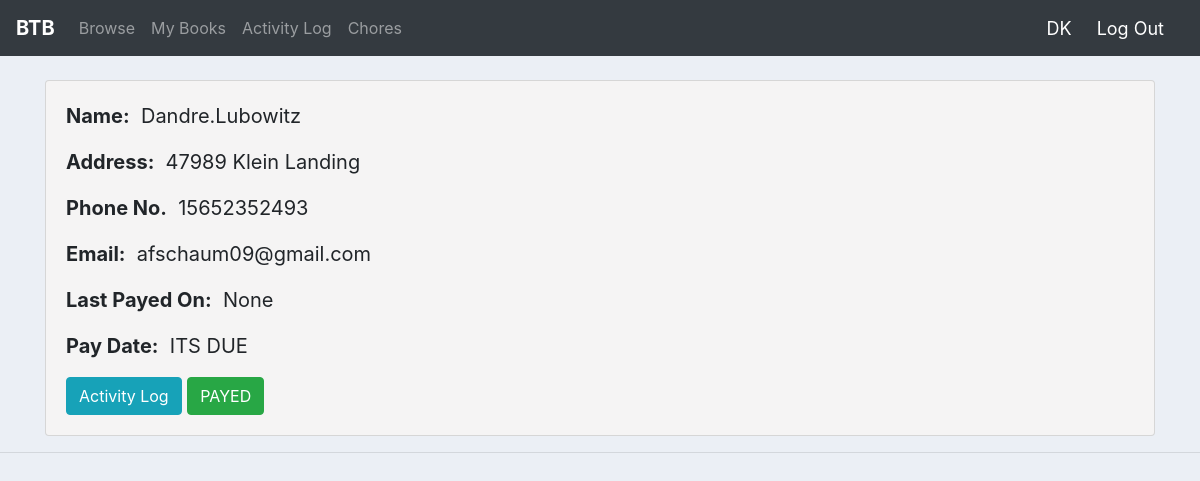
The page /userinfo/37/ (signed in) on the database its author committed.
### user/models.py (models this page shows, shortened)
class Customer(models.Model):
    user = models.OneToOneField(User, null = True, on_delete = models.CASCADE)
    name = models.CharField(max_length = 200, null = True)
    PhoneNo = models.CharField(max_length = 200, null = True)
    email = models.CharField(max_length = 200, null = True)
    Address = models.CharField(max_length = 10, null = True)
    DatePayed = models.DateField(null = True, blank = True)

### user/decorators.py (the view)
        def wrapper_func(request, *args, **kwargs):
            group = None
            if request.user.groups.exists():
                group = request.user.groups.all()[0].name
            if group in allowed_roles:
                return view_func(request, *args, **kwargs)
            else:
                return HttpResponse('you are not authorised to view this')

### user/views.py (called while the page is built)
@login_required(login_url = 'signin')
@allowed_users(allowed_roles = ['admin'])
def userinfo(request, pk):
    customer = Customer.objects.get(id = pk)
    today = date.today()
    global user_due_day
    if customer.DatePayed is not None:
        value = user_due_day - ((today - customer.DatePayed).days)
        if value == 1:
            customer.Paydate = 'Tomorrow'
        elif value == 0:
            customer.Paydate = 'Today'
        elif value < 0:
            customer.Paydate = 'ITS DUE'
        else:
            customer.Paydate = str(value) + ' days'
    else:
        customer.Paydate = 'ITS DUE'
    context = {'user': customer}
    return render(request, 'user/userinfo.html', context)

### user/templates/user/userinfo.html
{% extends 'user/main.html'%}
{% block content %}
<br>
<div class="container">
  <div class="card card-body" id="info">
    <div class="text">
      <p><b>Name:</b>&nbsp;&nbsp;{{user.name}}</p>
      <p><b>Address:</b>&nbsp;&nbsp;{{user.Address}}</p>
      <p><b>Phone No.</b>&nbsp;&nbsp;{{user.PhoneNo}}</p>
      <p><b>Email:</b>&nbsp;&nbsp;{{user.email}}</p>
      <p><b>Last Payed On:</b>&nbsp;&nbsp;{{user.DatePayed}}</p>
      <p><b>Pay Date:</b>&nbsp;&nbsp;{{user.Paydate}}</p>
      <a href="{% url 'activity' user.id %}" class="btn btn-info">Activity Log</a>
      {% if user.Paydate == 'ITS DUE' %}
      <a href="{% url 'pay' user.id %}" class="btn btn-success">PAYED</a>
      {%endif%}
    </div>
  </div>
</div>
{% endblock %}

### user/templates/user/navbar.html (shortened to what this page needs)
<nav class="navbar navbar-expand-lg navbar-dark bg-dark">
  <a href="{% url 'browse'%}" class="navbar-brand" ><b>BTB</b></a>
  <div class="collapse navbar-collapse" id="navbarNav">
    <ul class="navbar-nav">
      <li class="nav-item">
        <a class="nav-link" href="{% url 'browse'%}">Browse</a>
      </li>
      {% if request.user.is_authenticated %}
      <li class="nav-item">
        <a class="nav-link" href="{% url 'mybooks' %}">My Books</a>
      </li>
      <li class="nav-item">
        <a class="nav-link" href="{% url 'activity' request.user.customer.id %}">Activity Log</a>
      </li>
      {% if request.user.is_staff %}
      <li class="nav-item">
        <a class="nav-link" href="{% url 'chores' %}">Chores</a>
      </li>
      {%endif%}
      {%endif%}
    </ul>
  </div>
  <span class="hi">&nbsp;{{request.user}}&nbsp;</span>
  {% if request.user.is_authenticated %}
  <span><a href="{% url 'signout' %}"  class="hi">Log Out</a></span>
  {% else %}
  <span><a href="{% url 'signin' %}"  class="hi">Sign In</a></span>
  <span><a href="{% url 'signup' %}"  class="hi">Sign Up</a></span>
  {% endif %}
</nav>

### user/templates/user/main.html (style rules this page uses)
body { background-color: #ebeff5; }
#info { background-color: #f5f4f4; }
.text { font-size: 20px; }

### user/templates/user/navbar.html (style rules this page uses)
.hi { font-size: 18px; color: #fff; margin-right: 20px; }

### rows shown on the page
Customer: name "Dandre.Lubowitz", Address "47989 Klein Landing", PhoneNo "15652352493", email "afschaum09@gmail.com", DatePayed "None", Paydate "ITS DUE"

### other values the page prints
{{ request.user }} "DK"
